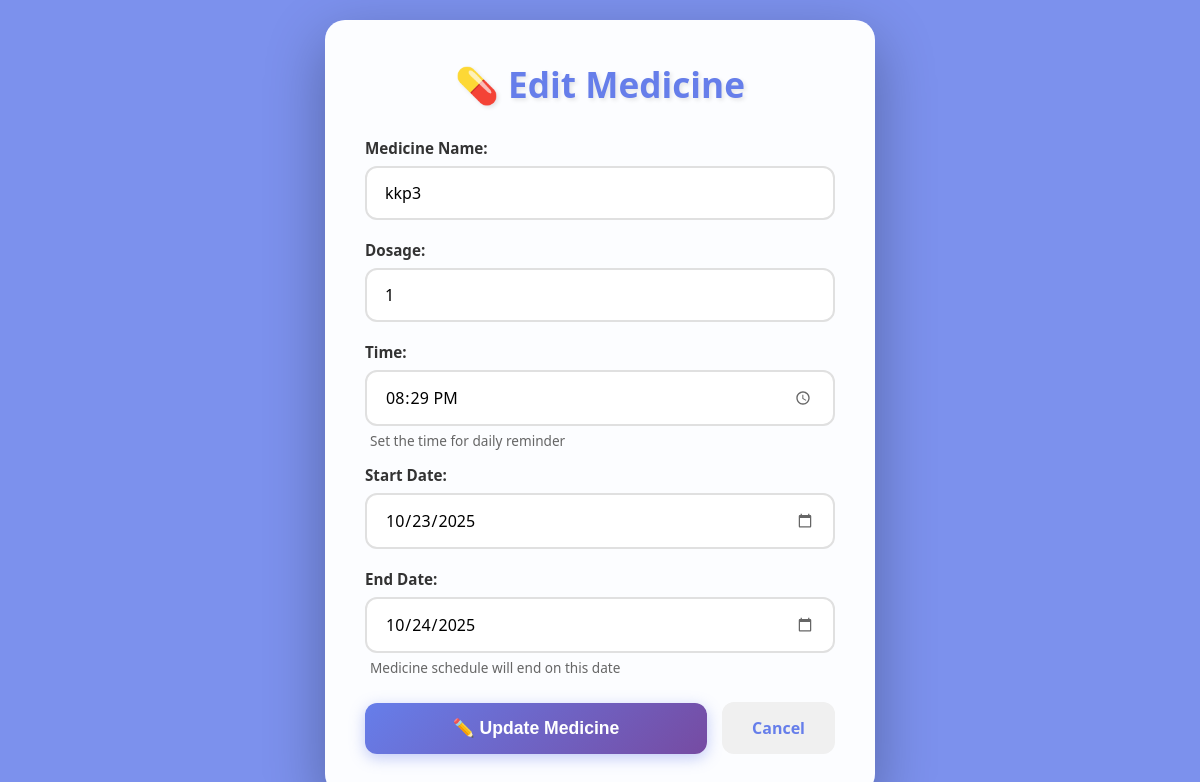
/add?edit_id=4 (signed in), run on the app's committed database.
### app.py (models this page shows)
class Medicine(db.Model):
    id = db.Column(db.Integer, primary_key=True)
    user_id = db.Column(db.Integer, db.ForeignKey('user.id'), nullable=False)
    name = db.Column(db.String(100), nullable=False)
    dosage = db.Column(db.String(50))
    time = db.Column(db.String(10))  # "HH:MM"
    start_date = db.Column(db.String(10))
    end_date = db.Column(db.String(10))
    status = db.Column(db.String(20), default="Pending")

### app.py (the view, shortened to what this page needs)
@app.route('/add', methods=['GET', 'POST'])
def add():
    if 'user_id' not in session:
        return redirect(url_for('login'))
    edit_id = request.args.get('edit_id')
    med = None
    if edit_id:
        med = db.session.get(Medicine, int(edit_id))
        if not med or med.user_id != session['user_id']:
            flash("Medicine not found!")
            return redirect(url_for('home'))
    return render_template('add.html', med=med)

### templates/add.html (shortened to what this page needs)
<!DOCTYPE html>
<html>
<head>
    <link rel="stylesheet" href="{{ url_for('static', filename='style.css') }}">
</head>
<body>
    <div class="form-container">
        <h2>{% if med %}Edit{% else %}Add{% endif %} Medicine</h2>
        <form method="POST">
            <label>Medicine Name:</label>
            <input type="text" name="name" placeholder="e.g., Aspirin, Vitamin D" value="{{ med.name if med else '' }}" required>
            <label>Dosage:</label>
            <input type="text" name="dosage" placeholder="e.g., 2 tablets, 5ml" value="{{ med.dosage if med else '' }}">
            <label>Time:</label>
            <input type="time" name="time" value="{{ med.time if med else '' }}" required>
            <div class="input-hint">Set the time for daily reminder</div>
            <label>Start Date:</label>
            <input type="date" name="start" value="{{ med.start_date if med else '' }}" required>
            <label>End Date:</label>
            <input type="date" name="end" value="{{ med.end_date if med else '' }}" required>
            <div class="input-hint">Medicine schedule will end on this date</div>
            <div class="button-group">
                <button type="submit">{% if med %}✏️ Update{% else %}➕ Add{% endif %} Medicine</button>
                <a href="{{ url_for('home') }}">Cancel</a>
            </div>
        </form>
    </div>
</body>
</html>

### templates/add.html (style rules this page uses)
* { margin: 0; padding: 0; box-sizing: border-box; }
body { font-family: 'Segoe UI', Tahoma, Geneva, Verdana, sans-serif; background: url('https://images.pexels.com/photos/139398/thermometer-headache-pain-pills-139398.jpeg?cs=srgb&dl=pexels-pixabay-139398.jpg&fm=jpg') center/cover no-repeat fixed; min-height: 100vh; display: flex; justify-content: center; align-items: center; padding: 20px; position: relative; }
body::before { content: ''; position: fixed; top: 0; left: 0; right: 0; bottom: 0; background: rgba(102, 126, 234, 0.85); z-index: -1; }
.form-container { background: rgba(255, 255, 255, 0.98); padding: 40px; border-radius: 20px; box-shadow: 0 20px 60px rgba(0, 0, 0, 0.3); backdrop-filter: blur(10px); max-width: 550px; width: 100%; animation: slideIn 0.5s ease; }
h2 { color: #667eea; font-size: 2.2em; margin-bottom: 30px; text-align: center; text-shadow: 2px 2px 4px rgba(0, 0, 0, 0.1); }
h2::before { content: '💊 '; }
form { display: flex; flex-direction: column; }
label { color: #333; font-weight: 600; margin-bottom: 8px; font-size: 0.95em; display: block; }
input[type="text"], input[type="time"], input[type="date"] { width: 100%; padding: 14px 18px; margin-bottom: 20px; border: 2px solid #e0e0e0; border-radius: 12px; font-size: 1em; transition: all 0.3s ease; background: white; font-family: 'Segoe UI', Tahoma, Geneva, Verdana, sans-serif; }
input::placeholder { color: #999; }
.button-group { display: flex; gap: 15px; margin-top: 10px; align-items: center; }
button[type="submit"] { flex: 1; padding: 15px 30px; background: linear-gradient(135deg, #667eea 0%, #764ba2 100%); color: white; border: none; border-radius: 12px; font-size: 1.1em; font-weight: 600; cursor: pointer; transition: all 0.3s ease; box-shadow: 0 4px 15px rgba(102, 126, 234, 0.4); }
a { text-decoration: none; color: #667eea; font-weight: 600; padding: 15px 30px; text-align: center; transition: all 0.3s ease; border-radius: 12px; background: #f0f0f0; }
.input-hint { font-size: 0.85em; color: #666; margin-top: -15px; margin-bottom: 15px; padding-left: 5px; }

### data on the page
Medicine: name "kkp3", dosage "1", time "20:29", start "10/23/2025", end "10/24/2025"
